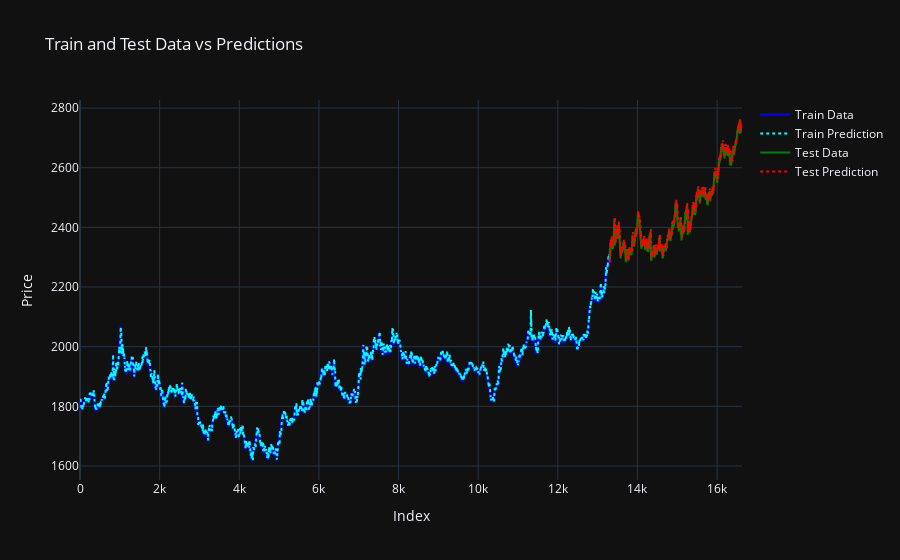

The notebook cell this image was saved under:
### Code cell
fig = go.Figure()

fig.add_trace(go.Scatter(
    x=list(range(len(y_train))),
    y=y_train.flatten(),
    mode='lines',
    name='Train Data',
    line=dict(color='blue')
))

fig.add_trace(go.Scatter(
    x=list(range(len(y_train))),
    y=y_train_pred.flatten(),
    mode='lines',
    name='Train Prediction',
    line=dict(color='cyan', dash='dot')
))

fig.add_trace(go.Scatter(
    x=list(range(len(y_train), len(y_train) + len(y_test))),
    y=y_test.flatten(),
    mode='lines',
    name='Test Data',
    line=dict(color='green')
))

fig.add_trace(go.Scatter(
    x=list(range(len(y_train), len(y_train) + len(y_test))),
    y=y_test_pred.flatten(),
    mode='lines',
    name='Test Prediction',
    line=dict(color='red', dash='dot')
))

fig.update_layout(
    title="Train and Test Data vs Predictions",
    xaxis_title="Index",
    yaxis_title="Price",
    xaxis_rangeslider_visible=False,
    template="plotly_dark"
)

fig.show()

### Figure 1 — Plotly figure (JSON) as saved in the notebook; plotly's stock layout.template omitted (floating-point values rounded to 4 significant figures; data arrays with more than 128 entries replaced by an {"elided": "..."} marker saying what was removed)
{"data": [{"line": {"color": "blue"}, "mode": "lines", "name": "Train Data", "type": "scatter", "x": {"elided": "13300 int values"}, "y": {"elided": "13300 float values"}}, {"line": {"color": "cyan", "dash": "dot"}, "mode": "lines", "name": "Train Prediction", "type": "scatter", "x": {"elided": "13300 int values"}, "y": {"elided": "13300 float values"}}, {"line": {"color": "green"}, "mode": "lines", "name": "Test Data", "type": "scatter", "x": {"elided": "3326 int values"}, "y": {"elided": "3326 float values"}}, {"line": {"color": "red", "dash": "dot"}, "mode": "lines", "name": "Test Prediction", "type": "scatter", "x": {"elided": "3326 int values"}, "y": {"elided": "3326 float values"}}], "layout": {"title": {"text": "Train and Test Data vs Predictions"}, "xaxis": {"rangeslider": {"visible": false}, "title": {"text": "Index"}}, "yaxis": {"title": {"text": "Price"}}}}
